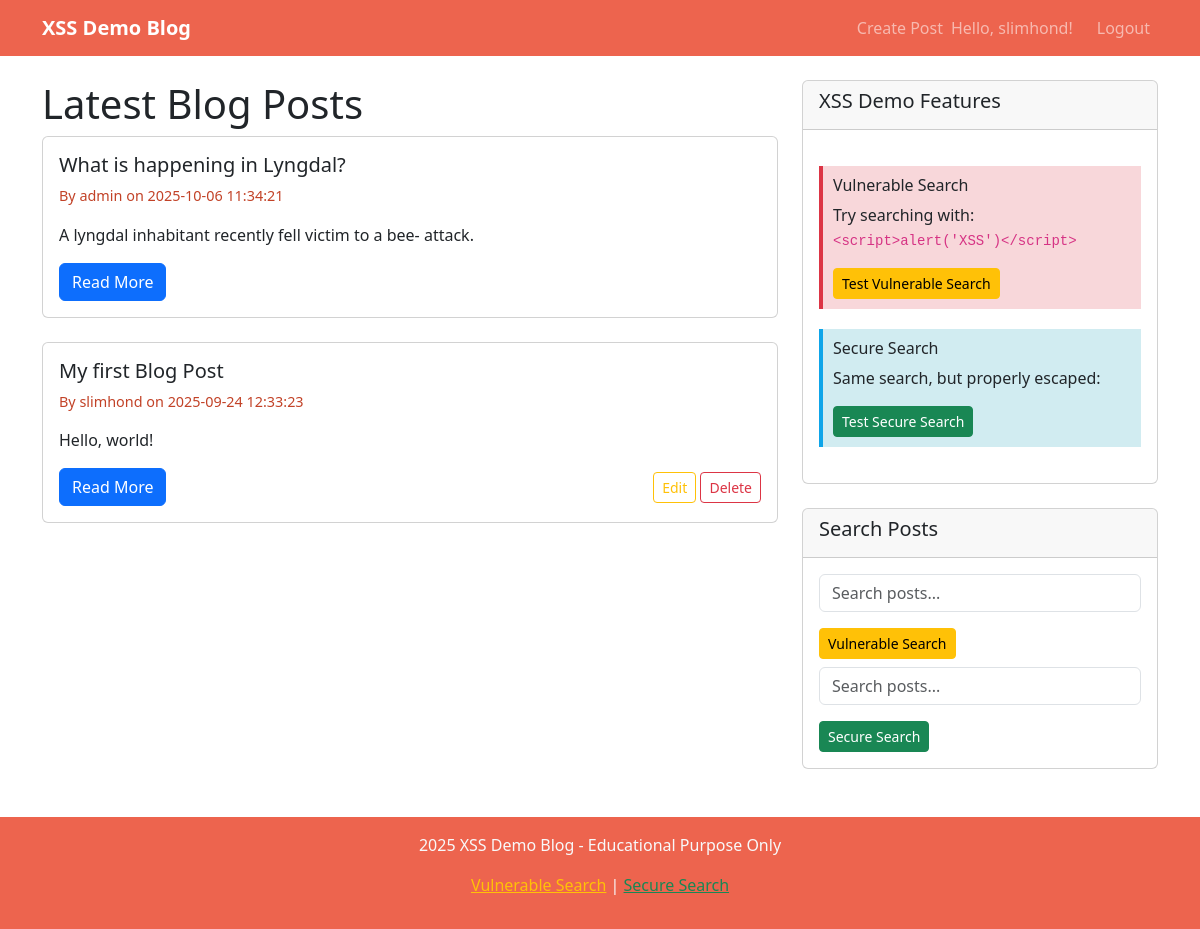
/ (signed in), run on the app's committed database.
### tables this page shows
CREATE TABLE users
                 (id INTEGER PRIMARY KEY AUTOINCREMENT,
                  username TEXT UNIQUE NOT NULL,
                  password_hash TEXT NOT NULL,
                  email TEXT NOT NULL,
                  created_at TIMESTAMP DEFAULT CURRENT_TIMESTAMP, totp_secret TEXT, totp_enabled INTEGER DEFAULT 0, oauth_provider TEXT, oauth_id TEXT, account_locked INTEGER DEFAULT 0, lock_until TIMESTAMP, last_login TIMESTAMP);

CREATE TABLE posts
                 (id INTEGER PRIMARY KEY AUTOINCREMENT,
                  title TEXT NOT NULL,
                  content TEXT NOT NULL,
                  author_id INTEGER,
                  created_at TIMESTAMP DEFAULT CURRENT_TIMESTAMP,
                  FOREIGN KEY (author_id) REFERENCES users (id));

### app.py (the view)
@app.route('/')
def index():
    conn = get_db_connection()
    posts = conn.execute('''
        SELECT p.*, u.username
        FROM posts p JOIN users u ON p.author_id = u.id
        ORDER BY p.created_at DESC
    ''').fetchall()
    conn.close()
    return render_template('index.html', posts=posts)

### app.py (called while the page is built)
@app.context_processor
def inject_flags():
    return {"GITHUB_READY": GITHUB_READY}

def get_db_connection():
    conn = sqlite3.connect('blog.db')
    conn.row_factory = sqlite3.Row
    return conn

### templates/index.html (shortened to what this page needs)
{% extends "base.html" %}
{% block content %}
<div class="row">
    <div class="col-md-8">
        <h1>Latest Blog Posts</h1>
        {% if posts %}
            {% for post in posts %}
                <div class="card mb-4">
                    <div class="card-body">
                        <h5 class="card-title">{{ post.title }}</h5>
                        <p class="post-meta">By {{ post.username }} on {{ post.created_at }}</p>
                        <p class="card-text">{{ post.content[:200] }}{% if post.content|length > 200 %}...{% endif %}</p>
                        <div class="d-flex justify-content-between align-items-center">
                            <a href="{{ url_for('view_post', post_id=post.id) }}" class="btn btn-primary">Read More</a>
                            {% if session.user_id and session.user_id == post.author_id %}
                                <div>
                                    <a href="{{ url_for('edit_post', post_id=post.id) }}" class="btn btn-sm btn-outline-warning">Edit</a>
                                    <form method="POST" action="{{ url_for('delete_post', post_id=post.id) }}" style="display: inline;"
                                          onsubmit="return confirm('Are you sure you want to delete this post?')">
                                        <button type="submit" class="btn btn-sm btn-outline-danger">Delete</button>
                                    </form>
                                </div>
                            {% endif %}
                        </div>
                    </div>
                </div>
            {% endfor %}
        {% else %}
            <div class="alert alert-info">
                <h4>Welcome to XSS Demo Blog!</h4>
                <p>No posts available yet. <a href="{{ url_for('register') }}">Register</a> and <a href="{{ url_for('create_post') }}">create your first post</a>!</p>
            </div>
        {% endif %}
    </div>
    <div class="col-md-4">
        <div class="card">
            <div class="card-header">
                <h5>XSS Demo Features</h5>
            </div>
            <div class="card-body">
                <div class="vulnerability-info">
                    <h6> Vulnerable Search</h6>
                    <p>Try searching with: <code>&lt;script&gt;alert('XSS')&lt;/script&gt;</code></p>
                    <a href="/vulnerable_search?q=<script>alert('XSS')</script>" class="btn btn-warning btn-sm">Test Vulnerable Search</a>
                </div>
                <div class="security-info">
                    <h6> Secure Search</h6>
                    <p>Same search, but properly escaped:</p>
                    <a href="/secure_search?q=<script>alert('XSS')</script>" class="btn btn-success btn-sm">Test Secure Search</a>
                </div>
            </div>
        </div>
        <div class="card mt-4">
            <div class="card-header">
                <h5>Search Posts</h5>
            </div>
            <div class="card-body">
                <form action="/vulnerable_search" method="GET">
                    <div class="mb-3">
                        <input type="text" name="q" class="form-control" placeholder="Search posts..." value="{{ request.args.get('q', '') }}">
                    </div>
                    <button type="submit" class="btn btn-warning btn-sm">Vulnerable Search</button>
                </form>
                <form action="/secure_search" method="GET" class="mt-2">
                    <div class="mb-3">
                        <input type="text" name="q" class="form-control" placeholder="Search posts..." value="{{ request.args.get('q', '') }}">
                    </div>
                    <button type="submit" class="btn btn-success btn-sm">Secure Search</button>
                </form>
            </div>
        </div>
    </div>
</div>
{% endblock %}

### templates/base.html (shortened to what this page needs)
<!DOCTYPE html>
<html lang="en">
<head>
    <link href="https://cdnjs.cloudflare.com/ajax/libs/bootstrap/5.3.0/css/bootstrap.min.css" rel="stylesheet">
</head>
<body>
    <nav class="navbar navbar-expand-lg navbar-dark navbar-custom">
        <div class="container">
            <a class="navbar-brand" href="{{ url_for('index') }}">XSS Demo Blog</a>
            <div class="navbar-nav ms-auto">
                {% if session.username %}
                    <a class="nav-link" href="{{ url_for('create_post') }}">Create Post</a>
                    <span class="navbar-text me-3">Hello, {{ session.username }}!</span>
                    <a class="nav-link" href="{{ url_for('logout') }}">Logout</a>
                {% else %}
                    <a class="nav-link" href="{{ url_for('login') }}">Login</a>
                    <a class="nav-link" href="{{ url_for('register') }}">Register</a>
                {% endif %}
            </div>
        </div>
    </nav>
    <div class="container mt-4">
        {% block content %}{% endblock %}
    </div>
    <footer class="navbar-custom text-light text-center py-3 mt-5">
        <div class="container">
            <p> 2025 XSS Demo Blog - Educational Purpose Only</p>
            <p>
                <a href="/vulnerable_search?q=test" class="text-warning">Vulnerable Search</a> |
                <a href="/secure_search?q=test" class="text-success">Secure Search</a>
            </p>
        </div>
    </footer>
</body>
</html>

### templates/base.html (style rules this page uses)
.navbar-brand { font-weight: bold; }
.post-meta { color: #C24227; font-size: 0.9em; }
.vulnerability-info { background-color: #f8d7da; border-left: 4px solid #dc3545; padding: 10px; margin: 20px 0; }
.security-info { background-color: #d1ecf1; border-left: 4px solid #0ea5e9; padding: 10px; margin: 20px 0; }
.navbar-custom { background-color: #ED644E !important; }

### data on the page
users: username "slimhond"
posts: title "What is happening in Lyngdal?", username "admin", created_at "2025-10-06 11:34:21", content "A lyngdal inhabitant recently fell victim to a bee- attack."
posts: title "My first Blog Post", username "slimhond", created_at "2025-09-24 12:33:23", content "Hello, world!"
